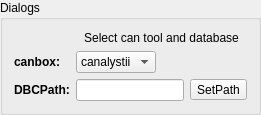
     <widget class="QGroupBox" name="groupBoxDialogs">
      <property name="maximumSize">
       <size>
        <width>16777215</width>
        <height>16777215</height>
       </size>
      </property>
      <property name="title">
       <string>Dialogs</string>
      </property>
      <layout class="QGridLayout" name="gridLayout_8">
       <item row="3" column="0">
        <widget class="QLabel" name="label_13">
         <property name="minimumSize">
          <size>
           <width>0</width>
           <height>0</height>
          </size>
         </property>
         <property name="maximumSize">
          <size>
           <width>16777215</width>
           <height>16777215</height>
          </size>
         </property>
         <property name="font">
          <font>
           <weight>75</weight>
           <bold>true</bold>
          </font>
         </property>
         <property name="toolTip">
          <string>This is a tool tip</string>
         </property>
         <property name="statusTip">
          <string>This is a status tip</string>
         </property>
         <property name="whatsThis">
          <string>This is &quot;what is this&quot;</string>
         </property>
         <property name="text">
          <string>DBCPath:</string>
         </property>
        </widget>
       </item>
       <item row="2" column="1">
        <widget class="QComboBox" name="comboBoxSelectCANbox">
         <property name="minimumSize">
          <size>
           <width>0</width>
           <height>0</height>
          </size>
         </property>
         <property name="maximumSize">
          <size>
           <width>150</width>
           <height>16777215</height>
          </size>
         </property>
         <property name="toolTip">
          <string>This is a tool tip</string>
         </property>
         <property name="statusTip">
          <string>This is a status tip</string>
         </property>
         <property name="whatsThis">
          <string>This is &quot;what is this&quot;</string>
         </property>
         <item>
          <property name="text">
           <string>canalystii</string>
          </property>
         </item>
         <item>
          <property name="text">
           <string>pcan</string>
          </property>
         </item>
         <item>
          <property name="text">
           <string>neovi</string>
          </property>
         </item>
         <item>
          <property name="text">
           <string>kvaser</string>
          </property>
         </item>
         <item>
          <property name="text">
           <string>vector</string>
          </property>
         </item>
        </widget>
       </item>
       <item row="0" column="1" colspan="3">
        <widget class="QLabel" name="label_5">
         <property name="text">
          <string>Select can tool and database</string>
         </property>
         <property name="alignment">
          <set>Qt::AlignCenter</set>
         </property>
        </widget>
       </item>
       <item row="3" column="3">
        <widget class="QToolButton" name="pushButtonDBC">
         <property name="text">
          <string>SetPath</string>
         </property>
        </widget>
       </item>
       <item row="3" column="1" colspan="2">
        <widget class="QLineEdit" name="lineEditDBC">
         <property name="sizePolicy">
          <sizepolicy hsizetype="Preferred" vsizetype="Fixed">
           <horstretch>0</horstretch>
           <verstretch>0</verstretch>
          </sizepolicy>
         </property>
         <property name="minimumSize">
          <size>
           <width>0</width>
           <height>0</height>
          </size>
         </property>
         <property name="maximumSize">
          <size>
           <width>16777215</width>
           <height>16777215</height>
          </size>
         </property>
         <property name="toolTip">
          <string>This is a tool tip</string>
         </property>
         <property name="statusTip">
          <string>This is a status tip</string>
         </property>
         <property name="whatsThis">
          <string>This is &quot;what is this&quot;</string>
         </property>
         <property name="text">
          <string/>
         </property>
        </widget>
       </item>
       <item row="2" column="0">
        <widget class="QLabel" name="label_11">
         <property name="minimumSize">
          <size>
           <width>0</width>
           <height>0</height>
          </size>
         </property>
         <property name="maximumSize">
          <size>
           <width>100</width>
           <height>16777215</height>
          </size>
         </property>
         <property name="font">
          <font>
           <weight>75</weight>
           <bold>true</bold>
          </font>
         </property>
         <property name="toolTip">
          <string>This is a tool tip</string>
         </property>
         <property name="statusTip">
          <string>This is a status tip</string>
         </property>
         <property name="whatsThis">
          <string>This is &quot;what is this&quot;</string>
         </property>
         <property name="text">
          <string>canbox:</string>
         </property>
        </widget>
       </item>
      </layout>
     </widget>
